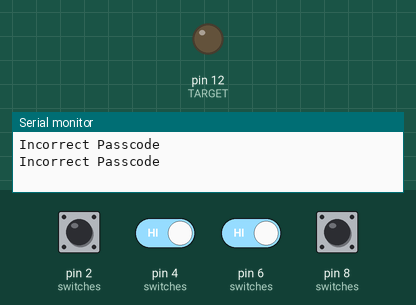
A sketch run on a simulated Arduino Uno, built with avr-gcc and run on an emulated ATmega328P. Parts: output pins drawn as LEDs (lit = HIGH), the last lines printed to the serial monitor. The test bench sets the inputs (shaded band); at power-on: pin 2 (switches), pin 4 (switches), pin 6 (switches), pin 8 (switches) HIGH.

Above: at 3.4 s.
3.5 s: pin 4 (switches) driven LOW and pin 6 (switches) driven LOW
At 6.2 s:
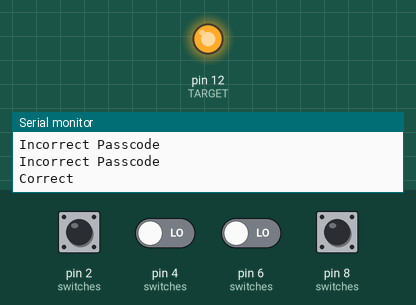
Timing chart, 0 to 7.7 s (numbered marks = the images above; inputs shaded):
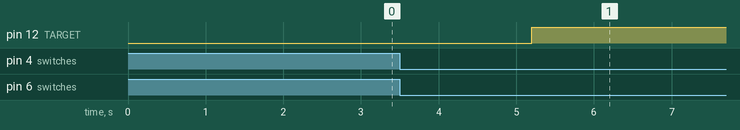

Measured:
- after the input at 3.5 s, pin 12 (TARGET): LOW → HIGH after 1.7 s

The sketch:

toggle_switches_puzzle.ino
```cpp
// C++ code

// Define all the pins being used

#define SW_1 2
#define SW_2 4
#define SW_3 6
#define SW_4 8
#define SW_5 10
#define TARGET 12

const int numOfSwitches = 4;
const int switches[numOfSwitches] = {SW_1, SW_2, SW_3, SW_4};
int passcode[numOfSwitches] = {1,0,0,1};
int passcode_entered[numOfSwitches] = {0,0,0,0};
bool correct_pascode_entered;

// define functions
void get_switch_state();
void verify_entered_passcode();

void setup()
{
  Serial.begin(9600);
  // set switches as input
  for(int i =0; i < numOfSwitches; i++){
    pinMode(switches[i], INPUT);
  }

  pinMode(TARGET, OUTPUT);

  correct_pascode_entered = false;

}

void loop()
{
  while(!correct_pascode_entered){
    get_switch_state();
    verify_entered_passcode();
    delay(500);
    // print the entered passcode
   // for(int i =0; i < numOfSwitches; i++){
   //   Serial.print(passcode_entered[i]);
   // }
   // Serial.println();
   // delay(1000);
  }
  digitalWrite(TARGET, HIGH);
}
// reads the current state of the switches
void get_switch_state(){
  int sw_state;

  for(int i = 0; i<numOfSwitches; i++){
    sw_state = digitalRead(switches[i]);
    delay(100);
    passcode_entered[i] = sw_state;
    delay(100);
  }
}

// Checks whether the switches are in the correct configuration
void verify_entered_passcode(){
  for(int i =0; i < numOfSwitches; i++){
    if(passcode_entered[i] != passcode[i]){
     // Serial.println((String)passcode[i]+" "+passcode_entered[i]);
      Serial.println("Incorrect Passcode");
      return;
    }
  }
  Serial.println("Correct");
  correct_pascode_entered = true;
}
```
